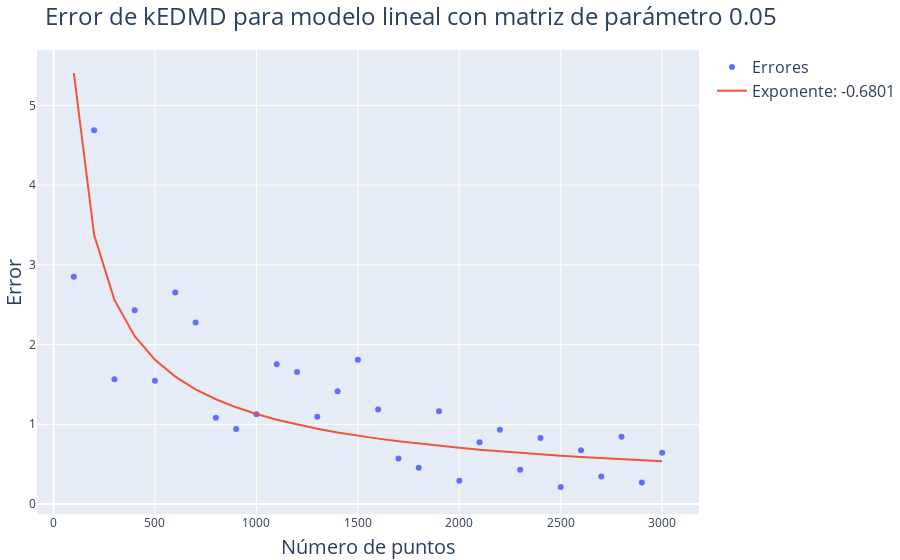

The cell this chart's notebook holds for it:
### Code cell
# Alpha a utilizar
alpha = 0.05

# Número de puntos
Ns = np.arange(100, 3100, 100)

# Errores
errors = np.zeros(len(Ns))

# Cálculo de errores
for i in range(len(Ns)):
    x, x_koop, _, _  = compute_linear_kedmd(alpha, Ns[i])
    errors[i] = np.linalg.norm(x - x_koop)

# Ajustar una curva como raíz cuadrada a los errores
fit = np.polyfit(np.log(Ns), np.log(errors), 1)

# Plot
fig = go.Figure()

fig.add_trace(go.Scatter(x=Ns, y=errors, name='Errores', mode='markers'))
fig.add_trace(go.Scatter(x=Ns, y=np.exp(fit[1])*Ns**fit[0], name=f'Exponente: {fit[0].round(4)}', mode='lines'))

# Colocar titulo
fig.update_layout(
    title=f"Error de kEDMD para modelo lineal con matriz de parámetro {alpha}",
    xaxis_title="Número de puntos",
    yaxis_title="Error",
    margin=dict(l=0, r=0, t=50, b=0)
    )

fig.write_image(img_path+"Linear3Errors.pdf")

fig.show()

### Figure 1 — Plotly figure (JSON) as saved in the notebook; plotly's stock layout.template omitted (floating-point values rounded to 4 significant figures)
{"data": [{"mode": "markers", "name": "Errores", "type": "scatter", "x": [100, 200, 300, 400, 500, 600, 700, 800, 900, 1000, 1100, 1200, 1300, 1400, 1500, 1600, 1700, 1800, 1900, 2000, 2100, 2200, 2300, 2400, 2500, 2600, 2700, 2800, 2900, 3000], "y": [2.85, 4.69, 1.566, 2.43, 1.546, 2.654, 2.278, 1.081, 0.9396, 1.125, 1.753, 1.655, 1.094, 1.414, 1.808, 1.186, 0.5719, 0.4539, 1.163, 0.2922, 0.7761, 0.9309, 0.4295, 0.8275, 0.2125, 0.6729, 0.3461, 0.8428, 0.2686, 0.6438]}, {"mode": "lines", "name": "Exponente: -0.6801", "type": "scatter", "x": [100, 200, 300, 400, 500, 600, 700, 800, 900, 1000, 1100, 1200, 1300, 1400, 1500, 1600, 1700, 1800, 1900, 2000, 2100, 2200, 2300, 2400, 2500, 2600, 2700, 2800, 2900, 3000], "y": [5.405, 3.373, 2.56, 2.105, 1.809, 1.598, 1.439, 1.314, 1.213, 1.129, 1.058, 0.9973, 0.9445, 0.898, 0.8569, 0.8201, 0.7869, 0.7569, 0.7296, 0.7046, 0.6816, 0.6604, 0.6407, 0.6224, 0.6054, 0.5894, 0.5745, 0.5605, 0.5473, 0.5348]}], "layout": {"margin": {"b": 0, "l": 0, "r": 0, "t": 50}, "title": {"text": "Error de kEDMD para modelo lineal con matriz de parámetro 0.05"}, "xaxis": {"title": {"text": "Número de puntos"}}, "yaxis": {"title": {"text": "Error"}}}}
